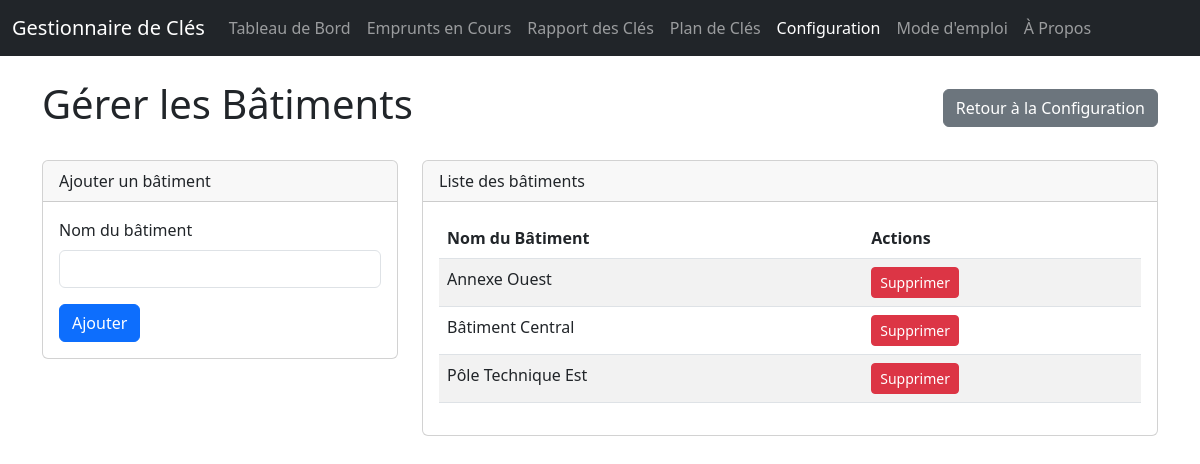
The app's page /config/buildings with its own data.
### app/main.py (models this page shows)
class Building(Base):
    __tablename__ = "buildings"
    id = Column(Integer, primary_key=True, index=True)
    name = Column(String, unique=True, index=True, nullable=False)
    rooms = relationship("Room", back_populates="building", cascade="all, delete-orphan")

### app/main.py (the view)
@app.get("/config/buildings", response_class=HTMLResponse)
async def config_buildings(request: Request, db: Session = Depends(get_db)):
    buildings = db.query(Building).order_by(Building.name).all()
    return templates.TemplateResponse("buildings.html", {"request": request, "buildings": buildings, "page_title": "Gérer les Bâtiments"})

### app/templates/buildings.html (shortened to what this page needs)
<!DOCTYPE html>
<html lang="fr">
<head>
    <link href="https://cdn.jsdelivr.net/npm/bootstrap@5.3.0/dist/css/bootstrap.min.css" rel="stylesheet">
</head>
<body>
    {% include 'navbar.html' %}
    <main class="container" style="padding-top: 5rem;">
        <div class="d-flex justify-content-between align-items-center mb-4">
            <h1>{{ page_title }}</h1>
            <a href="/config" class="btn btn-secondary">Retour à la Configuration</a>
        </div>
        <div class="row">
            <div class="col-md-4">
                <div class="card">
                    <div class="card-header">
                        Ajouter un bâtiment
                    </div>
                    <div class="card-body">
                        <form action="/config/buildings/add" method="post">
                            <div class="mb-3">
                                <label for="building_name" class="form-label">Nom du bâtiment</label>
                                <input type="text" class="form-control" id="building_name" name="building_name" required>
                            </div>
                            <button type="submit" class="btn btn-primary">Ajouter</button>
                        </form>
                    </div>
                </div>
            </div>
            <div class="col-md-8">
                <div class="card">
                    <div class="card-header">
                        Liste des bâtiments
                    </div>
                    <div class="card-body">
                        <table class="table table-striped">
                            <thead>
                                <tr>
                                    <th>Nom du Bâtiment</th>
                                    <th>Actions</th>
                                </tr>
                            </thead>
                            <tbody>
                                {% for building in buildings %}
                                <tr>
                                    <td>{{ building.name }}</td>
                                    <td>
                                        <a href="/config/buildings/delete/{{ building.id }}" class="btn btn-danger btn-sm" onclick="return confirm('Attention ! La suppression d\'un bâtiment supprime tous les points d\'accès associés. Êtes-vous sûr ?');">
                                            Supprimer
                                        </a>
                                    </td>
                                </tr>
                                {% endfor %}
                            </tbody>
                        </table>
                    </div>
                </div>
            </div>
        </div>
    </main>
</body>
</html>

### records on screen
Building: name "Annexe Ouest"
Building: name "Bâtiment Central"
Building: name "Pôle Technique Est"

### other values on screen
{{ page_title }} "Gérer les Bâtiments"
